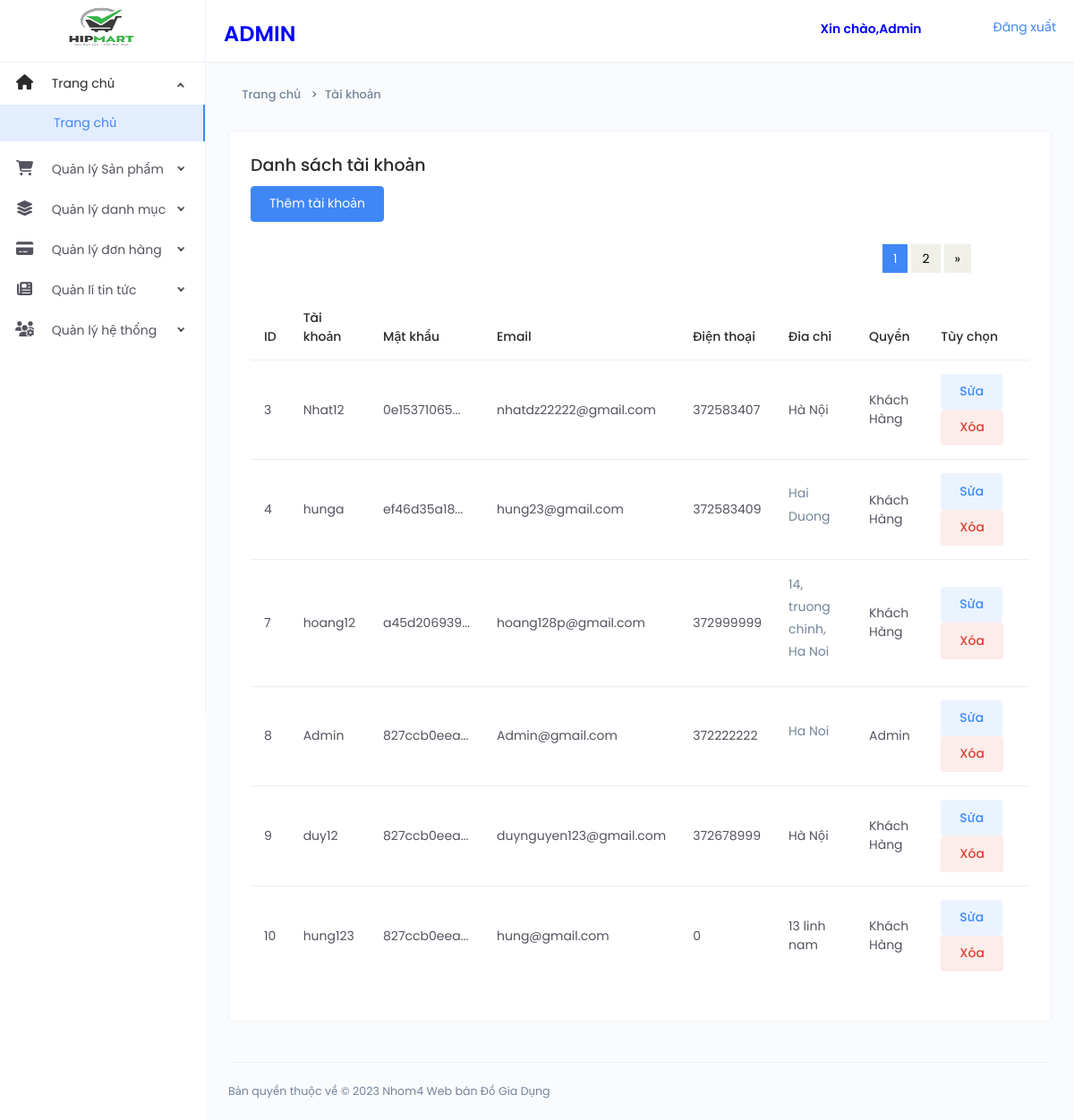
The app's page /Webdogiadung/Admin/Account.php (signed in) with its own data.
### tables this page shows
CREATE TABLE `user` (
  `UserID` int(11) NOT NULL,
  `Password` varchar(40) NOT NULL,
  `user` varchar(20) NOT NULL,
  `Email` varchar(40) NOT NULL,
  `Phone` int(11) NOT NULL,
  `Adress` varchar(30) NOT NULL,
  `RoleID` int(11) NOT NULL
);

CREATE TABLE `role` (
  `RoleID` int(11) NOT NULL,
  `Name` varchar(20) NOT NULL,
  `Status` bit(5) NOT NULL,
  `Descrption` varchar(100) NOT NULL
);

### Webdogiadung/Admin/Account.php (the view, shortened to what this page needs)
<?php
require('Header_admin.php');
?>
<?php
require('Nav_left.php');
?>
<div class="page-container">
   <div class="main-content">
      <div class="page-header">
         <div class="header-sub-title">
            <nav class="breadcrumb breadcrumb-dash">
               <a href="#" class="breadcrumb-item"><i class="anticon anticon-home m-r-5"></i>Trang chủ</a>
               <a class="breadcrumb-item" href="Account.php">Tài khoản</a>
            </nav>
         </div>
      </div>
      <div class="card">
         <div class="card-body">
            <h4>Danh sách tài khoản</h4>
            <?php require('Them_taikhoan.php') ?>
            <div class="m-t-25">
               <?php
               $itemsPerPage = 6;
               $page = 1;
               $offset = ($page - 1) * $itemsPerPage;
               $sql = "SELECT COUNT(*) as totalItems FROM `user`";
               $result = mysqli_query($conn, $sql);
               $row = mysqli_fetch_assoc($result);
               $totalItems = $row["totalItems"];
               $totalPages = ceil($totalItems / $itemsPerPage);
               $sql = "SELECT * FROM `user`  Limit " . $offset . "," . $itemsPerPage;
               $result = mysqli_query($conn, $sql);
               if (mysqli_num_rows($result) > 0) {
               ?>
                  <ul class="pagination">
                     <?php for ($i = 1; $i <= $totalPages; $i++) { ?>
                        <?php if ($i == $page) { ?>
                           <li class="active"><a href="Account.php?page=<?php echo $i; ?>"><?php echo $i; ?></a></li>
                        <?php } else { ?>
                           <li><a href="Account.php?page=<?php echo $i; ?>"><?php echo $i; ?></a></li>
                        <?php } ?>
                     <?php } ?>
                     <?php if ($page < $totalPages) { ?>
                        <li><a href="Account.php?page=<?php echo ($page + 1); ?>">&raquo;</a></li>
                     <?php } ?>
                  </ul>
                  <table id="data-table" class="table">
                     <thead>
                        <tr>
                           <th>ID</th>
                           <th>Tài khoản</th>
                           <th>Mật khẩu</th>
                           <th>Email</th>
                           <th>Điện thoại</th>
                           <th>Đia chỉ</th>
                           <th>Quyền</th>
                           <th>Tùy chọn </th>
                        </tr>
                     </thead>
                     <tbody>
                        <?php
                        while ($row = mysqli_fetch_assoc($result)) {
                           $id = $row['UserID'];
                           $sql_1 = "SELECT c.Name as 'tenquyen' FROM role c JOIN user s ON s.RoleID  = c.RoleID  WHERE s.UserID = $id";
                           $res = mysqli_query($conn, $sql_1);
                           $r = mysqli_fetch_assoc($res);
                           $tenquyen = $r['tenquyen'];
                        ?>
                           <tr>
                              <td><?php echo $id ?></td>
                              <td><?php echo $row['user'] ?></td>
                              <td><?php
                                    $content = $row['Password'];
                                    if (strlen($content) > 10) {
                                       $content = substr($content, 0, 10) . "...";
                                    }
                                    echo $content;
                                    ?></td>
                              <td><?php echo $row['Email'] ?></td>
                              <td><?php echo $row['Phone'] ?></td>
                              <td><?php echo $row['Adress'] ?></td>
                              <td><?php echo $tenquyen?></td>
                              <td class="tuychon">
                                 <a class="btn btn-primary btn-tone m-r-5" href="./Sua_taikhoan.php?UserID=<?php echo $row['UserID']; ?>">Sửa</a>
                                 <a class="btn btn-danger btn-tone m-r-5" href="./Xoa_taikhoan.php?UserID=<?php echo $row['UserID']; ?>" onclick="return confirm('Bạn có chắc chắn muốn xóa danh mục này không?');">Xóa</a>
                              </td>
                           </tr>
                        <?php
                        } ?>
                     </tbody>
                  </table>
               <?php
               } ?>
            </div>
         </div>
      </div>
   </div>
   <?php
   require('Footer_Admin.php');
   ?>

### Webdogiadung/Admin/assets/css/style.css (style rules this page uses)
.pagination { display: flex; align-items: center; justify-content: flex-end; margin-bottom: 25px; margin-top: 15px; margin-right: 60px; list-style: none; }
.pagination li:first-child a, .pagination li:first-child span { border-bottom-left-radius: 0; border-top-left-radius: 0; margin-left: 0; }
.pagination li:last-child a, .pagination li:last-child span { border-bottom-right-radius: 0; border-top-right-radius: 0; }
.pagination .active a, .pagination .active span, .pagination .active a:hover, .pagination .active span:hover, .pagination .active a:focus, .pagination .active span:focus { background-color: #3f87f5; border-color: #3f87f5; color: #ffffff; cursor: default; z-index: 2; }
.pagination li a, .pagination li span { background-color: #f0f0e9; border: 0; float: left; line-height: 1.42857; margin-left: -1px; padding: 6px 12px; position: relative; text-decoration: none; margin-right: 5px; color: #000; }

### records on screen
user: UserID "3", user "Nhat12", Password "0e15371065...", Email "nhatdz22222@gmail.com", Phone "372583407", Adress "Hà Nội", RoleID.Name "Khách Hàng"
user: UserID "4", user "hunga", Password "ef46d35a18...", Email "hung23@gmail.com", Phone "372583409", Adress "Hai Duong", RoleID.Name "Khách Hàng"
user: UserID "7", user "hoang12", Password "a45d206939...", Email "hoang128p@gmail.com", Phone "372999999", Adress "14, truong chinh, Ha Noi", RoleID.Name "Khách Hàng"
user: UserID "8", user "Admin", Password "827ccb0eea...", Email "Admin@gmail.com", Phone "372222222", Adress "Ha Noi", RoleID.Name "Admin"
user: UserID "9", user "duy12", Password "827ccb0eea...", Email "duynguyen123@gmail.com", Phone "372678999", Adress "Hà Nội", RoleID.Name "Khách Hàng"
user: UserID "10", user "hung123", Password "827ccb0eea...", Email "hung@gmail.com", Phone "0", Adress "13 linh nam", RoleID.Name "Khách Hàng"
